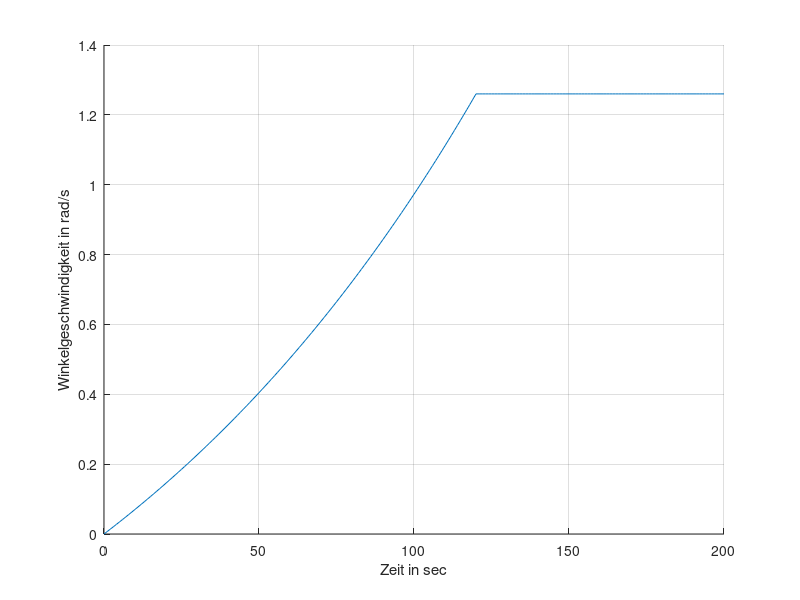

This figure's MATLAB source:
% Function to create time series for file input
clc; 
clear all; 
close all;

omega = 1.26;    % rad/sec
te    = 200;     % t - end
t1    = 120;     % t - e-funktion
dt    = 1;       % delta time

% first time period
t_1 = [0:dt:t1];
b   = log(omega+1)/t1;
y1  = exp(b*t_1)-1;

% second time period
t_2 = [t1+dt:dt:te];
y2  = ones(length(t_2),1)*omega

figure(); hold on; grid on;
xlabel('Zeit in sec')
T = [t_1,t_2];
Y = [y1,y2'];
plot(T,Y);
ylabel('Winkelgeschwindigkeit in rad/s')

% write into text file
fid = fopen('amplitude1.txt','w');
fprintf(fid,'!! \n');
fprintf(fid,'!! \n');
fprintf(fid,'!! number of samples \n');
fprintf(fid,' %i \n',length(T));
fprintf(fid,'!! \n');
fprintf(fid,'!! \n');
fprintf(fid,'!! time (1)    amplitude (2) \n');
for i = 1:length(T)
    fprintf(fid,'%12.5f %12.5f \n',[T(i),Y(i)]);
end
fclose(fid);
return